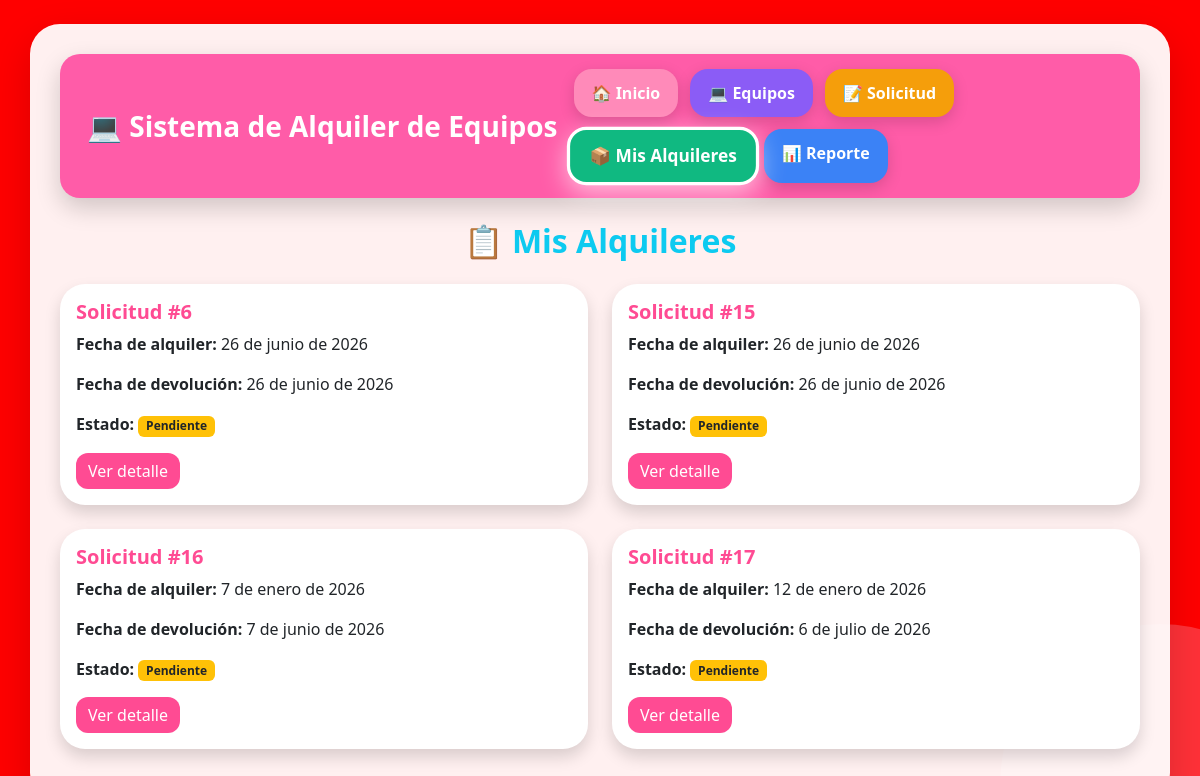
The app's page /mis-pedidos/ (signed in) with its own data.
### pedidos/models.py (models this page shows, shortened)
class Pedido(models.Model):
    usuario = models.ForeignKey(
        User,
        on_delete=models.CASCADE
    )
    productos = models.ManyToManyField(
        Producto,
        through='DetallePedido'
    )
    fecha = models.DateTimeField(auto_now_add=True)
    fecha_alquiler = models.DateField()
    fecha_devolucion = models.DateField()
    ESTADO_PEDIDO = [
        ('Pendiente', 'Pendiente'),
        ('Aprobado', 'Aprobado'),
        ('Devuelto', 'Devuelto'),
    ]
    estado = models.CharField(
        max_length=20,
        choices=ESTADO_PEDIDO,
        default='Pendiente'
    )

### pedidos/views.py (the view)
# urls.py: path("mis-pedidos/", views.mis_pedidos, name="mis_pedidos"),
@login_required
def mis_pedidos(request):
    pedidos = Pedido.objects.filter(usuario=request.user)
    return render(
        request,
        "pedidos/mis_pedidos.html",
        {
            "pedidos": pedidos
        }
    )

### pedidos/templates/pedidos/mis_pedidos.html
{% extends 'base.html' %}
{% block content %}
<h2 class="text-center text-info mb-4">
    📋 Mis Alquileres
</h2>
<div class="row">
{% for pedido in pedidos %}
<div class="col-md-6 mb-4">
    <div class="card shadow">
        <div class="card-body">
            <h5>
                Solicitud #{{ pedido.id }}
            </h5>
            <p>
                <strong>Fecha de alquiler:</strong>
                {{ pedido.fecha_alquiler }}
            </p>
            <p>
                <strong>Fecha de devolución:</strong>
                {{ pedido.fecha_devolucion }}
            </p>
            <p>
                <strong>Estado:</strong>
                {% if pedido.estado == "Pendiente" %}
                    <span class="badge bg-warning text-dark">
                        Pendiente
                    </span>
                {% elif pedido.estado == "Aprobado" %}
                    <span class="badge bg-success">
                        Aprobado
                    </span>
                {% else %}
                    <span class="badge bg-secondary">
                        Devuelto
                    </span>
                {% endif %}
            </p>
            <a href="{% url 'detalle_pedido' pedido.id %}"
            class="btn btn-primary">
                Ver detalle
            </a>
        </div>
    </div>
</div>
{% empty %}
<div class="alert alert-info text-center">
    No tienes solicitudes de alquiler registradas.
</div>
{% endfor %}
</div>
{% endblock %}

### static/css/style.css (style rules this page uses)
body { margin:0; padding:0; font-family:'Segoe UI',sans-serif; background-image:url("../img/fondo_tecnologico.png"); background-size:cover; background-position:center; background-repeat:no-repeat; background-attachment:fixed; min-height:100vh; position:relative; overflow-x:hidden; }
body::after { content:""; position:fixed; width:320px; height:320px; background:#ffc3df; border-radius:50%; bottom:-120px; right:-120px; opacity:.25; z-index:-3; }
.card { border:none; border-radius:25px; box-shadow:0 12px 25px rgba(0,0,0,.15); transition:.30s; }
.btn { border-radius:12px; }
.btn-primary { background:#ff4b93; border:none; }
h1,h2,h3,h4,h5 { color:#ff4b93; font-weight:bold; }
body { background: red !important; }

### records on screen
Pedido: id "6", fecha_alquiler "26 de junio de 2026", fecha_devolucion "26 de junio de 2026", estado "Pendiente"
Pedido: id "15", fecha_alquiler "26 de junio de 2026", fecha_devolucion "26 de junio de 2026", estado "Pendiente"
Pedido: id "16", fecha_alquiler "7 de enero de 2026", fecha_devolucion "7 de junio de 2026", estado "Pendiente"
Pedido: id "17", fecha_alquiler "12 de enero de 2026", fecha_devolucion "6 de julio de 2026", estado "Pendiente"
